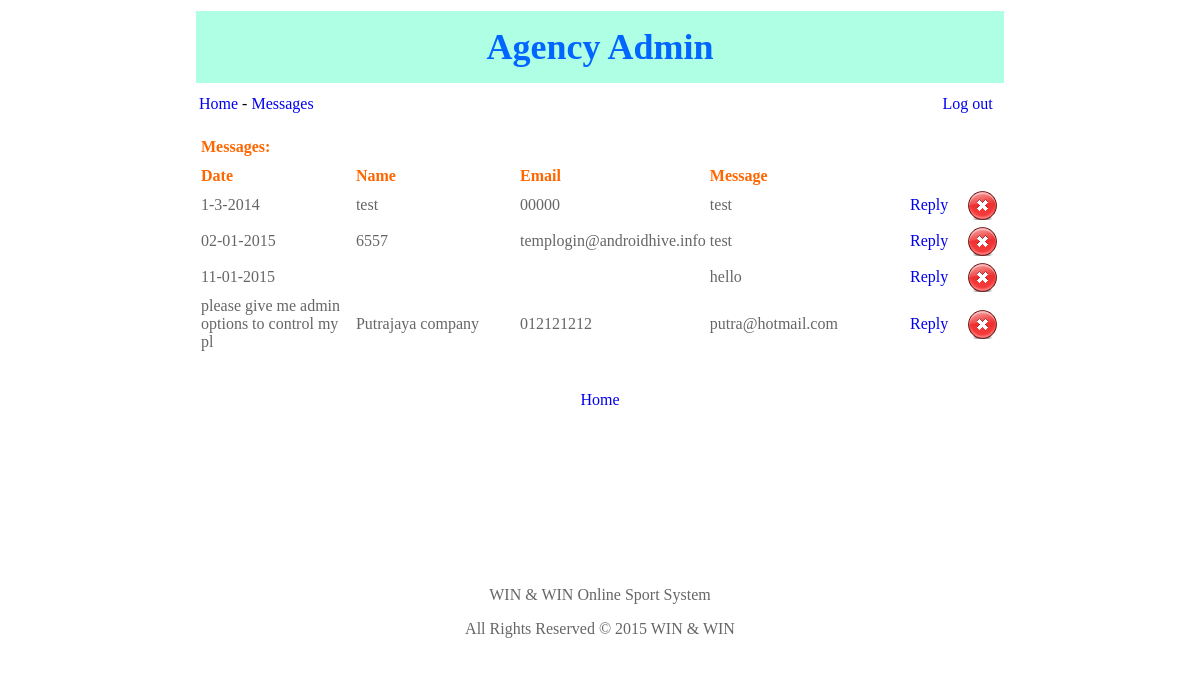
Screenshot of /BangiAgency/msgs.php (signed in) with the database file from the repository.
### tables this page shows
CREATE TABLE `msgs` (
  `id` int(10) unsigned NOT NULL auto_increment,
  `name` varchar(45) default NULL,
  `mobile` varchar(45) default NULL,
  `msg` varchar(450) NOT NULL,
  `date_` varchar(45) NOT NULL,
  `uid` int(11) NOT NULL,
  PRIMARY KEY  (`id`)
);

### BangiAgency/msgs.php (the view, shortened to what this page needs)
<!DOCTYPE HTML PUBLIC "-//W3C//DTD HTML 4.01 Transitional//EN" "http://www.w3.org/TR/html4/loose.dtd">
<html>
<head>
<meta http-equiv="Content-Type" content="text/html; charset=iso-8859-1"></head>
<body>
<table width="814" height="171" border="0" align="center" cellpadding="3" cellspacing="3" bordercolor="#CCCCCC" bgcolor="#FFFFFF">
      <tr>
        <td height="66" colspan="2" valign="middle" bgcolor="#AEFFE4"><div align="center" class="style1 style2">Agency Admin</div></td>
      </tr>
	   <tr>
	     <td width="92%" height="30" valign="middle" bgcolor="#FFFFFF"><a href="home.php">Home</a> - <a href="msgs.php">Messages</a> </td>
         <td width="8%" valign="middle" bgcolor="#FFFFFF"><a href="logout.php">Log out</a> </td>
  </tr>
	   <tr>
        <td height="30" colspan="2" valign="middle" bgcolor="#FFFFFF"><div align="center" class="style3">
          <table width="100%" border="0" cellpadding="2" cellspacing="0" bordercolor="#CCCCCC">
            <tr>
              <td height="33" colspan="6" class="page_heading"><div align="left" class="style4">Messages: </div></td>
            </tr>
            <tr>
              <td width="23%" class="style4"><div align="left">Date</div></td>
              <td width="24%" class="style4"><div align="left"> Name</div></td>
              <td width="18%" class="style4"><div align="left">Email</div></td>
              <td width="25%" class="style4"><div align="left">Message</div></td>
              <td width="10%" class="style4">&nbsp;</td>
              <td width="10%" class="style4"><div align="left"></div></td>
            </tr>
            <?
	   	$query = "SELECT * FROM msgs";
		$result = mysql_query($query);
		while($rowApps1 = mysql_fetch_object($result))
		{
			$id    		 	 = $rowApps1->id;
			$name    	 	 = $rowApps1->name;
			$mobile    		 = $rowApps1->mobile;
			$msg		     = $rowApps1->msg;
			$date_    	     = $rowApps1->date_;
			$uid    	     = $rowApps1->uid;
	 ?>
            <tr>
              <td><div align="left"><? echo $date_;?></div></td>
              <td><div align="left"><? echo $name;?></div></td>
			  <td><div align="left"><? echo $mobile;?></div></td>
              <td><div align="left"><? echo $msg;?></div></td>
              <td align="center"><a href="reply.php?uid=<? echo $uid; ?>">Reply</a></td>
              <td><div align="center">
			  <? echo '<a href="msgs.php?id='.$id.'"onClick=\'return confirm("Are you sure?")\'><img src="images/del.png" width="32" height="32" border="0" alt=" delete " /></a>'; ?></div></td>
		    </tr>
            <?
}
?>
            <tr>
              <td colspan="6">&nbsp;</td>
            </tr>
          </table>
          <p><a href="home.php">Home</a></p>
          <p>&nbsp;</p>
          <p>&nbsp;</p>
          <p>&nbsp;</p>
          <p>&nbsp;</p>
        </div></td>
      </tr>
      <tr>
        <td height="30" colspan="2" valign="middle" bgcolor="#FFFFFF"><div align="center" class="style3">
          <p>WIN &amp; WIN  Online Sport System</p>
          <p> All Rights Reserved &copy; 2015 WIN &amp; WIN </p>
        </div></td>
      </tr>
</table>
</body>
</html>

### BangiAgency/msgs.php (style rules this page uses)
.style2 { font-family: "Times New Roman", Times, serif }
.style3 { color: #666666 }
.style4 { color: #FF6600; font-weight: bold; }
a:link { text-decoration: none; }

### rows the page displays
msgs: date_ "1-3-2014", name "test", mobile "00000", msg "test"
msgs: date_ "02-01-2015", name "6557", mobile "templogin@androidhive.info", msg "test"
msgs: date_ "11-01-2015", msg "hello"
msgs: date_ "please give me admin options to control my pl", name "Putrajaya company", mobile "012121212", msg "putra@hotmail.com"
